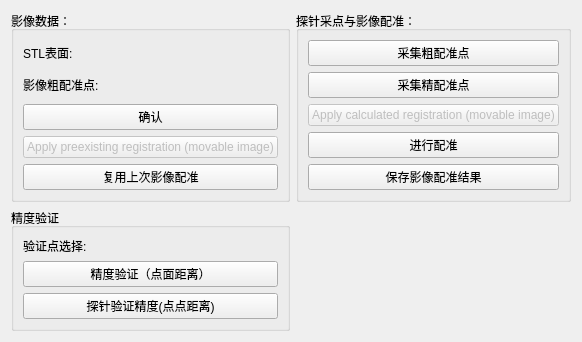
     <widget class="QWidget" name="tab_2">
      <attribute name="title">
       <string>影像配准</string>
      </attribute>
      <layout class="QGridLayout" name="gridLayout_5">
       <item row="0" column="1" rowspan="3">
        <widget class="QGroupBox" name="groupBox_4">
         <property name="title">
          <string>探针采点与影像配准：</string>
         </property>
         <layout class="QGridLayout" name="gridLayout_8">
          <item row="1" column="0">
           <widget class="QPushButton" name="pushButton_collectIcp">
            <property name="enabled">
             <bool>true</bool>
            </property>
            <property name="text">
             <string>采集精配准点</string>
            </property>
           </widget>
          </item>
          <item row="0" column="0">
           <widget class="QPushButton" name="pushButton_collectLandmark">
            <property name="text">
             <string>采集粗配准点</string>
            </property>
           </widget>
          </item>
          <item row="2" column="0">
           <widget class="QPushButton" name="pushButton_applyRegistration">
            <property name="enabled">
             <bool>false</bool>
            </property>
            <property name="text">
             <string>Apply calculated registration (movable image)</string>
            </property>
           </widget>
          </item>
          <item row="3" column="0">
           <widget class="QPushButton" name="pushButton_applyRegistrationNew">
            <property name="text">
             <string>进行配准</string>
            </property>
           </widget>
          </item>
          <item row="4" column="0">
           <widget class="QPushButton" name="pushButton_saveNdiTools">
            <property name="text">
             <string>保存影像配准结果</string>
            </property>
           </widget>
          </item>
         </layout>
        </widget>
       </item>
       <item row="3" column="0">
        <widget class="QGroupBox" name="groupBox_12">
         <property name="title">
          <string>精度验证</string>
         </property>
         <layout class="QGridLayout" name="gridLayout_23">
          <item row="0" column="0">
           <widget class="QLabel" name="label_12">
            <property name="text">
             <string>验证点选择:</string>
            </property>
           </widget>
          </item>
          <item row="2" column="0" colspan="4">
           <widget class="QPushButton" name="pushButton_probeCheckPoint">
            <property name="text">
             <string>探针验证精度(点点距离)</string>
            </property>
           </widget>
          </item>
          <item row="0" column="1" colspan="2">
           <widget class="QmitkSingleNodeSelectionWidget" name="mitkNodeSelectWidget_ImageCheckPoint" native="true">
            <property name="enabled">
             <bool>true</bool>
            </property>
           </widget>
          </item>
          <item row="1" column="0" colspan="4">
           <widget class="QPushButton" name="pushButton_probeSurfaceDistance">
            <property name="text">
             <string>精度验证（点面距离）</string>
            </property>
           </widget>
          </item>
         </layout>
        </widget>
       </item>
       <item row="0" column="0" rowspan="3">
        <widget class="QGroupBox" name="groupBox_5">
         <property name="title">
          <string>影像数据： </string>
         </property>
         <layout class="QGridLayout" name="gridLayout_9">
          <item row="0" column="0">
           <layout class="QHBoxLayout" name="horizontalLayout_5">
            <item>
             <widget class="QLabel" name="label_8">
              <property name="text">
               <string>STL表面:  </string>
              </property>
             </widget>
            </item>
            <item>
             <widget class="QmitkSingleNodeSelectionWidget" name="mitkNodeSelectWidget_surface_regis" native="true"/>
            </item>
           </layout>
          </item>
          <item row="3" column="0">
           <widget class="QPushButton" name="pushButton_applyPreImageRegistration">
            <property name="enabled">
             <bool>false</bool>
            </property>
            <property name="text">
             <string>Apply preexisting registration (movable image)</string>
            </property>
           </widget>
          </item>
          <item row="1" column="0">
           <layout class="QHBoxLayout" name="horizontalLayout_6">
            <item>
             <widget class="QLabel" name="label_9">
              <property name="text">
               <string>影像粗配准点:  </string>
              </property>
             </widget>
            </item>
            <item>
             <widget class="QmitkSingleNodeSelectionWidget" name="mitkNodeSelectWidget_landmark_src" native="true"/>
            </item>
           </layout>
          </item>
          <item row="4" column="0">
           <widget class="QPushButton" name="pushButton_applyPreImageRegistrationNew">
            <property name="text">
             <string>复用上次影像配准</string>
            </property>
           </widget>
          </item>
          <item row="2" column="0">
           <widget class="QPushButton" name="pushButton_assembleNavigationObject">
            <property name="text">
             <string>确认</string>
            </property>
           </widget>
          </item>
         </layout>
        </widget>
       </item>
      </layout>
     </widget>
